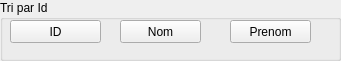
    <widget class="QGroupBox" name="groupBox_16">
     <property name="geometry">
      <rect>
       <x>20</x>
       <y>420</y>
       <width>341</width>
       <height>61</height>
      </rect>
     </property>
     <property name="styleSheet">
      <string notr="true"/>
     </property>
     <property name="title">
      <string>Tri par Id</string>
     </property>
     <widget class="QPushButton" name="Tri_idPr">
      <property name="geometry">
       <rect>
        <x>10</x>
        <y>20</y>
        <width>91</width>
        <height>23</height>
       </rect>
      </property>
      <property name="styleSheet">
       <string notr="true"/>
      </property>
      <property name="text">
       <string>ID</string>
      </property>
     </widget>
     <widget class="QPushButton" name="Tri_userPr">
      <property name="geometry">
       <rect>
        <x>120</x>
        <y>20</y>
        <width>81</width>
        <height>23</height>
       </rect>
      </property>
      <property name="styleSheet">
       <string notr="true"/>
      </property>
      <property name="text">
       <string>Nom</string>
      </property>
     </widget>
     <widget class="QPushButton" name="Tri_datePr">
      <property name="geometry">
       <rect>
        <x>230</x>
        <y>20</y>
        <width>81</width>
        <height>23</height>
       </rect>
      </property>
      <property name="styleSheet">
       <string notr="true"/>
      </property>
      <property name="text">
       <string>Prenom</string>
      </property>
     </widget>
    </widget>
